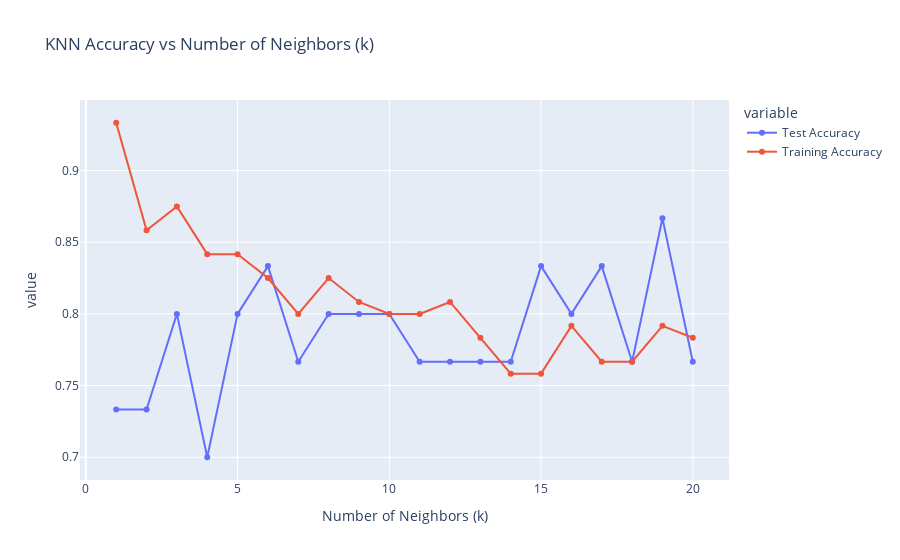

Write notebook code for a chart like this one.
### Markdown cell above
---
## Question 5 (20 points): Effect of Different k Values

Experiment with different values of `k` from 1 to 20. Observe how model performance changes.

✏️ **Task:**
- Loop over `k` values from 1 to 20.  
- For each `k`, train and evaluate the model.  
- Record training and testing accuracy.  
- Plot both accuracies versus `k`.

### Code cell
# Your code here
accuracy_testing = []
accurracy_training = []
for k in range(1, 21):
    model = KNeighborsClassifier(n_neighbors=k) # This is the default model which uses "Minkowski" distance with p=2 (Euclidean distance)
    model.fit(X_train, y_train)
    y_pred = model.predict(X_test)
    y_pred_train = model.predict(X_train)
    accuracy_testing.append(accuracy_score(y_test, y_pred))
    accurracy_training.append(accuracy_score(y_train, y_pred_train))


# Plot both accuracies vs k
fig = px.line(x=range(1, 21), y=[accuracy_testing, accurracy_training], 
              labels={'x': 'Number of Neighbors (k)', 'y': 'Accuracy'},
              title='KNN Accuracy vs Number of Neighbors (k)',
              markers=True)
fig.data[0].name = 'Test Accuracy'
fig.data[1].name = 'Training Accuracy'
fig.show()

### Figure 1 — Plotly figure (JSON) as saved in the notebook; plotly's stock layout.template omitted (floating-point values rounded to 4 significant figures)
{"data": [{"hovertemplate": "variable=wide_variable_0<br>Number of Neighbors (k)=%{x}<br>value=%{y}<extra></extra>", "legendgroup": "wide_variable_0", "line": {"color": "#636efa", "dash": "solid"}, "marker": {"symbol": "circle"}, "mode": "lines+markers", "name": "Test Accuracy", "orientation": "v", "showlegend": true, "type": "scatter", "x": [1, 2, 3, 4, 5, 6, 7, 8, 9, 10, 11, 12, 13, 14, 15, 16, 17, 18, 19, 20], "xaxis": "x", "y": [0.7333, 0.7333, 0.8, 0.7, 0.8, 0.8333, 0.7667, 0.8, 0.8, 0.8, 0.7667, 0.7667, 0.7667, 0.7667, 0.8333, 0.8, 0.8333, 0.7667, 0.8667, 0.7667], "yaxis": "y"}, {"hovertemplate": "variable=wide_variable_1<br>Number of Neighbors (k)=%{x}<br>value=%{y}<extra></extra>", "legendgroup": "wide_variable_1", "line": {"color": "#EF553B", "dash": "solid"}, "marker": {"symbol": "circle"}, "mode": "lines+markers", "name": "Training Accuracy", "orientation": "v", "showlegend": true, "type": "scatter", "x": [1, 2, 3, 4, 5, 6, 7, 8, 9, 10, 11, 12, 13, 14, 15, 16, 17, 18, 19, 20], "xaxis": "x", "y": [0.9333, 0.8583, 0.875, 0.8417, 0.8417, 0.825, 0.8, 0.825, 0.8083, 0.8, 0.8, 0.8083, 0.7833, 0.7583, 0.7583, 0.7917, 0.7667, 0.7667, 0.7917, 0.7833], "yaxis": "y"}], "layout": {"legend": {"title": {"text": "variable"}, "tracegroupgap": 0}, "title": {"text": "KNN Accuracy vs Number of Neighbors (k)"}, "xaxis": {"anchor": "y", "domain": [0, 1], "title": {"text": "Number of Neighbors (k)"}}, "yaxis": {"anchor": "x", "domain": [0, 1], "title": {"text": "value"}}}}
